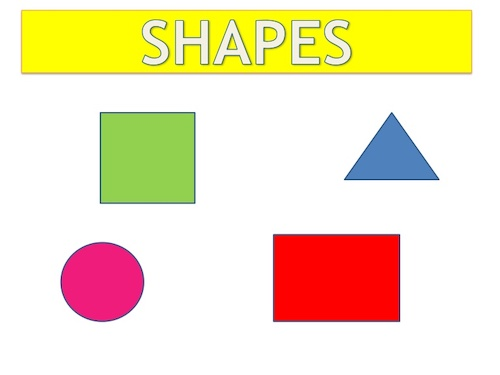
#> input picture Resources/shapes.jpg, 500 x 375 px
$ python contour-and-shape-detection-snippets.py
#> lines starting #> are read from the running program, lines starting #| are printed output that depends on the picture; after the words box and inside, x2 and y2 are one past the last pixel; in counts of white or black regions, pixels touching at a corner belong together
### utils.py
import cv2
import numpy as np

def stackImages(scale,imgArray):
    rows = len(imgArray)
    cols = len(imgArray[0])
    rowsAvailable = isinstance(imgArray[0], list)
    width = imgArray[0][0].shape[1]
    height = imgArray[0][0].shape[0]
    if rowsAvailable:
        for x in range ( 0, rows):
            for y in range(0, cols):
                if imgArray[x][y].shape[:2] == imgArray[0][0].shape [:2]:
                    imgArray[x][y] = cv2.resize(imgArray[x][y], (0, 0), None, scale, scale)
                else:
                    imgArray[x][y] = cv2.resize(imgArray[x][y], (imgArray[0][0].shape[1], imgArray[0][0].shape[0]), None, scale, scale)
                if len(imgArray[x][y].shape) == 2: imgArray[x][y]= cv2.cvtColor( imgArray[x][y], cv2.COLOR_GRAY2BGR)
        imageBlank = np.zeros((height, width, 3), np.uint8)
        hor = [imageBlank]*rows
        hor_con = [imageBlank]*rows
        for x in range(0, rows):
            hor[x] = np.hstack(imgArray[x])
        ver = np.vstack(hor)
    else:
        for x in range(0, rows):
            if imgArray[x].shape[:2] == imgArray[0].shape[:2]:
                imgArray[x] = cv2.resize(imgArray[x], (0, 0), None, scale, scale)
            else:
                imgArray[x] = cv2.resize(imgArray[x], (imgArray[0].shape[1], imgArray[0].shape[0]), None,scale, scale)
            if len(imgArray[x].shape) == 2: imgArray[x] = cv2.cvtColor(imgArray[x], cv2.COLOR_GRAY2BGR)
        hor= np.hstack(imgArray)
        ver = hor
    return ver

### contour-and-shape-detection-snippets.py
import cv2
import numpy as np
from utils import stackImages

# --- SHAPE DETECTION ---
# Task: detect triangles, rectangles and circles in an image
# 1) convert image to gray scale
# 2) Add blur
# 3) Detect edges in image (Canny edge detection)
# 4) Find contours (continuous points with same color/intensity)


# CONTOURS
# contour is a curve joining all the continuous points (along the boundary), having same color or intensity.
# The contours are a useful tool for shape analysis and object detection and recognition.
def getContours(img):
    contours, hierarchy = cv2.findContours(img,cv2.RETR_EXTERNAL,cv2.CHAIN_APPROX_NONE)
    for contour in contours:
        area = cv2.contourArea(contour)
        print(area)
        if area > 500:
            # draw blue rectangle border with thickness of 3 for each shape
            # -1 => draw all contours
            cv2.drawContours(imgContour, contour, -1, (255, 0, 0), 3)

            # curve length (=perimeter) will help approximate how many corners the shape has
            # A perimeter is a path that encompasses/surrounds a two-dimensional shape (in Finnish: "Piiri")
            perimeter = cv2.arcLength(contour, True)
            #print(peri)
            # 0.02: experiment with this value
            # True: we are expecting all shapes too be closed
            # use approxPolyDP to get approximate corner points
            approximateCornerPoints = cv2.approxPolyDP(contour, 0.02 * perimeter,True)
            print(len(approximateCornerPoints))
            objectCorners = len(approximateCornerPoints)

            # BOUNDING BOX
            # add bounding box for detected shape
            x, y, w, h = cv2.boundingRect(approximateCornerPoints)
            ratioThreshold = 0.1
            squareMinRatio = 1 - ratioThreshold
            squareMaxRatio = 1 + ratioThreshold

            if objectCorners == 3:
                objectType = "Triangle"
            elif objectCorners == 4:
                # if width/height is close to 1 => square
                aspRatio = w/float(h)
                # print(aspRatio)
                if aspRatio > squareMinRatio and aspRatio < squareMaxRatio:
                    objectType = "Square"
                else:
                    objectType = "Rectangle"
            elif objectCorners > 4:
                # here we simplify that if object type is > 4 => circle
                objectType = "Circle"
            else:
                objectType = "None"


            # draw green line rectangle on top of image
            cv2.rectangle(imgContour,(x,y),(x+w,y+h),(0,255,0),2)
            # add shape name to image little bit (10px) left and higher of the center of the object
            textStartPoint = (x+(w//2)-50,
                         y+(h//2)-55)
            fontColor = (200,200,200)
            fontScale = 0.5
            fontWeight = 1
            cv2.putText(imgContour,
                        objectType,
                        textStartPoint,
                        cv2.FONT_HERSHEY_COMPLEX,
                        fontScale,
                        fontColor,
                        fontWeight
            )


path = 'Resources/shapes.jpg'
img = cv2.imread(path)
#> img is the input picture: shape (375, 500, 3); mean B, G, R 193.4, 226.8, 243
imgContour = img.copy()

imgGray = cv2.cvtColor(img,cv2.COLOR_BGR2GRAY)
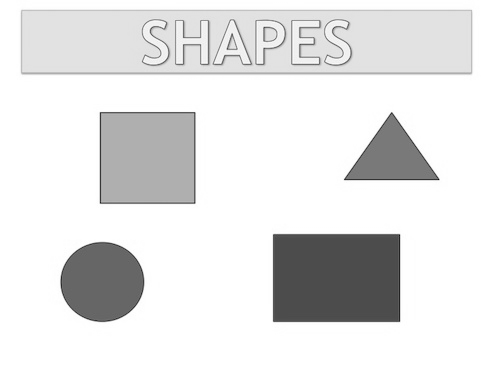
#> imgGray: shape (375, 500); min 8, max 255, mean 227.8
imgBlur = cv2.GaussianBlur(imgGray,(7,7),1)
imgCanny = cv2.Canny(imgBlur,50,50)
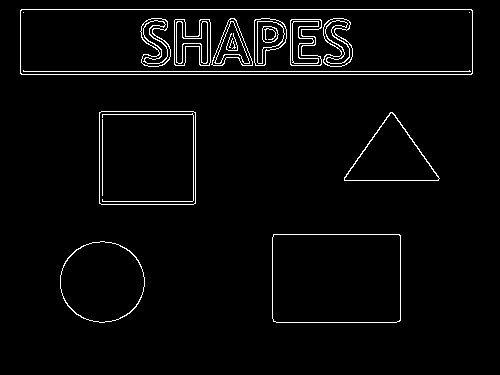
#> imgCanny: shape (375, 500); 3% white in thin lines or dots, all inside (x1, y1, x2, y2) = (20, 9, 473, 323)
getContours(imgCanny)
#> in getContours, `contours, hierarchy = cv2.findContours(img,cv2.RETR_EXTERNAL,cv2.CHAIN..`: contours = 5 contours; box (x1, y1, x2, y2) and area: (20, 9, 473, 75) 29378, (272, 234, 401, 323) 11251, (99, 111, 196, 205) 8922, (60, 241, 145, 323) 5332, (344, 112, 440, 181) 3431
#> the loop in getContours, `for contour in contours:` made 5 passes
#> (area, perimeter, approximateCornerPoints, objectCorners, x, y, w, h) on passes 2, 4, 5: (11251, 428.5, [[273, 234], [273, 321], [400, 320], [399, 234]], 4, 273, 234, 128, 88), (8922, 375.7, [[99, 112], [99, 203], [195, 203], [195, 112]], 4, 99, 112, 97, 92), (29378, 1031.7, [[20, 10], [21, 74], [472, 73], [471, 9]], 4, 20, 9, 453, 66)
#> (area, perimeter, approximateCornerPoints, objectCorners, x, y, w, h) on pass 3: (3431, 270.9, [[344, 177], [439, 178], [392, 112]], 3, 344, 112, 96, 67)
#| 5332.0
#| 8
#| 11251.0
#| 4
#| 3431.0
#| 3
#| 8922.0
#| 4
#| 29378.0
#| 4
#> after the loop in getContours, `for contour in contours:`:
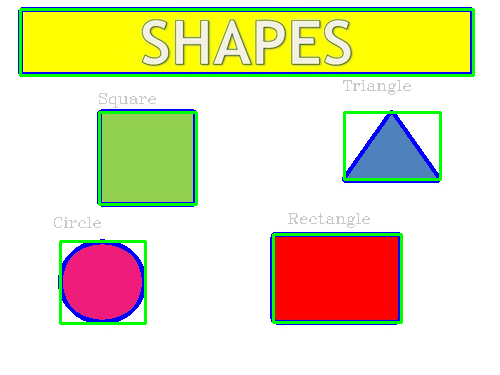
#> imgContour: shape (375, 500, 3); 7.28% of pixels changed, all inside (x1, y1, x2, y2) = (18, 7, 475, 325)

imgBlank = np.zeros_like(img)
imgStack = stackImages(0.8,([img,imgGray,imgBlur],
                            [imgCanny,imgContour,imgBlank]))
#> after the loop in stackImages, `for x in range(0, rows):`: hor = 2 items
#> in stackImages, `ver = np.vstack(hor)`:
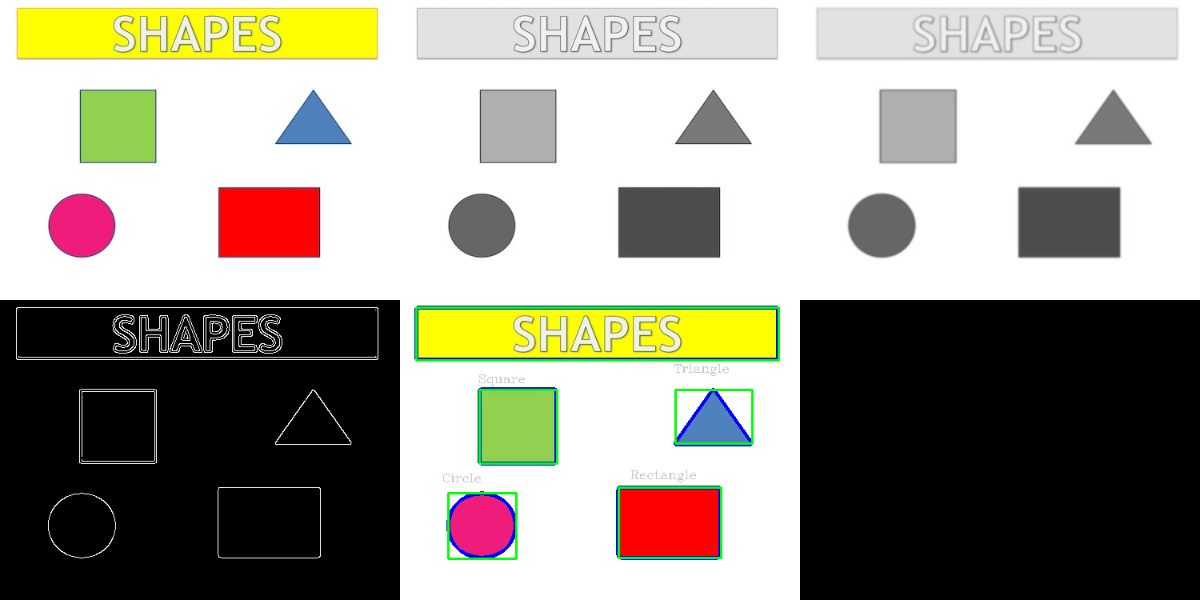
#> ver: shape (600, 1200, 3); mean of channels 0, 1, 2 140.7, 152.2, 155.7; drawn as B, G, R
cv2.imshow("Stack", imgStack)
cv2.waitKey(0)
